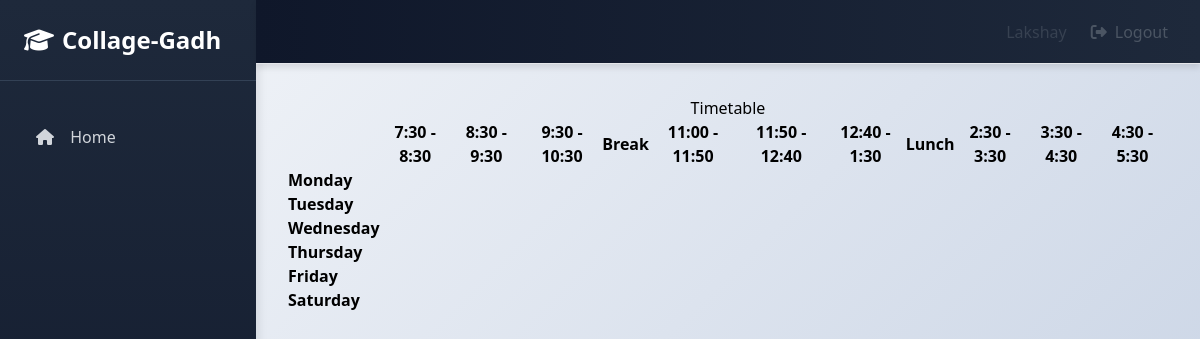
The page /teacher/T001/t_timetable/ (signed in) on the database as committed earlier.
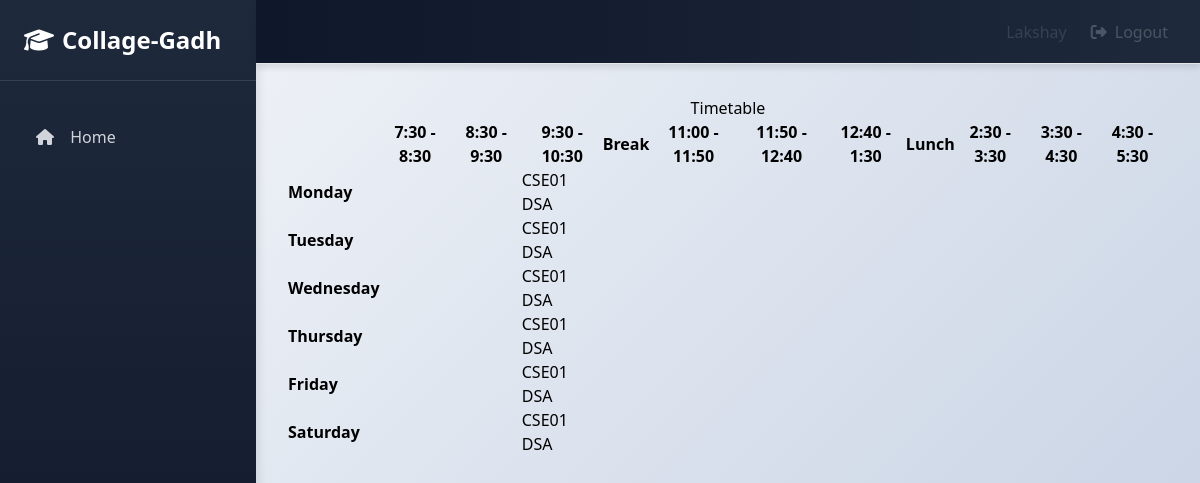
The same page on the database as committed later.
### info/models.py (models this page shows, shortened)
class AssignTime(models.Model):
    assign = models.ForeignKey(Assign, on_delete=models.CASCADE)
    period = models.CharField(max_length=50, choices=time_slots, default='11:00 - 11:50')
    day = models.CharField(max_length=15, choices=DAYS_OF_WEEK)

class Assign(models.Model):
    class_id = models.ForeignKey(Class, on_delete=models.CASCADE)
    course = models.ForeignKey(Course, on_delete=models.CASCADE)
    teacher = models.ForeignKey(Teacher, on_delete=models.CASCADE)
    class Meta:
        unique_together = (('course', 'class_id', 'teacher'),)

class Course(models.Model):
    dept = models.ForeignKey(Dept, on_delete=models.CASCADE)
    id = models.CharField(primary_key='True', max_length=50)
    name = models.CharField(max_length=50)
    shortname = models.CharField(max_length=50, default='X')

### info/views.py (the view)
# urls.py: path('teacher/<slug:teacher_id>/t_timetable/',
@login_required()
def t_timetable(request, teacher_id):
    asst = AssignTime.objects.filter(assign__teacher_id=teacher_id)
    class_matrix = [[True for i in range(12)] for j in range(6)]
    for i, d in enumerate(DAYS_OF_WEEK):
        t = 0
        for j in range(12):
            if j == 0:
                class_matrix[i][0] = d[0]
                continue
            if j == 4 or j == 8:
                continue
            try:
                a = asst.get(period=time_slots[t][0], day=d[0])
                class_matrix[i][j] = a
            except AssignTime.DoesNotExist:
                pass
            t += 1
    context = {
        'class_matrix': class_matrix,
    }
    return render(request, 'info/t_timetable.html', context)

### info/models.py (called while the page is built)
    @property
    def is_student(self):
        if hasattr(self, 'student'):
            return True
        return False

    @property
    def is_teacher(self):
        if hasattr(self, 'teacher'):
            return True
        return False

### info/templates/info/t_timetable.html
{% extends 'info/base.html' %}
    {% block content %}
    <div class="container">
        <div class="container">
            <div class="row">
                <div class="col-md-12">
                    <h2 class="text-center">
                        Timetable
                    </h2>
                </div>
                <div id="no-more-tables">
                     <div class="table-responsive">
                        <table class="col-sm-12 table table-bordered table-striped table- cf " id="dataTable" width="100%" cellspacing="0">
                            <thead class="cf">
                                <tr>
                                    <th>      </th>
                                    <th>7:30 - 8:30</th>
                                    <th>8:30 - 9:30</th>
                                    <th>9:30 - 10:30</th>
                                    <th>Break</th>
                                    <th>11:00 - 11:50</th>
                                    <th>11:50 - 12:40</th>
                                    <th>12:40 - 1:30</th>
                                    <th>Lunch</th>
                                    <th>2:30 - 3:30</th>
                                    <th>3:30 - 4:30</th>
                                    <th>4:30 - 5:30</th>
                                </tr>
                            </thead>
                            <tbody>
                                {% for i in class_matrix %}
                                <tr>
                                    {% for j in i %}
                                        {% if forloop.counter == 1 %}
                                            <td><b>{{ j }}</b></td>
                                        {% elif j == True %}
                                            <td></td>
                                        {% else %}
                                            <td><a href="{% url 'free_teachers' j.id %}"
                                                    onclick="window.open('{% url 'free_teachers' j.id %}',
                                                                         'newwindow',
                                                                         'width=600,height=400');
                                                              return false;">{{ j.assign.class_id_id }} {{ j.assign.course.shortname }}</a>
                                            </td>
                                        {% endif %}
                                    {% endfor %}
                                </tr>
                                {% endfor %}
                            </tbody>
                        </table>
                     </div>
                </div>
            </div>
        </div>
    </div>
    {% endblock %}

Rows that differ between the two databases and show on the page:
no longer on this page (row unchanged): AssignTime: day "Monday"
no longer on this page (row unchanged): AssignTime: day "Tuesday"
no longer on this page (row unchanged): AssignTime: day "Wednesday"
no longer on this page (row unchanged): AssignTime: day "Thursday"
no longer on this page (row unchanged): AssignTime: day "Friday"
no longer on this page (row unchanged): AssignTime: day "Saturday"
added AssignTime: i "Monday", assign.class_id_id "CSE01", assign.course.shortname "DSA"
added AssignTime: i "Tuesday", assign.class_id_id "CSE01", assign.course.shortname "DSA"
added AssignTime: i "Wednesday", assign.class_id_id "CSE01", assign.course.shortname "DSA"
added AssignTime: i "Thursday", assign.class_id_id "CSE01", assign.course.shortname "DSA"
added AssignTime: i "Friday", assign.class_id_id "CSE01", assign.course.shortname "DSA"
added AssignTime: i "Saturday", assign.class_id_id "CSE01", assign.course.shortname "DSA"
